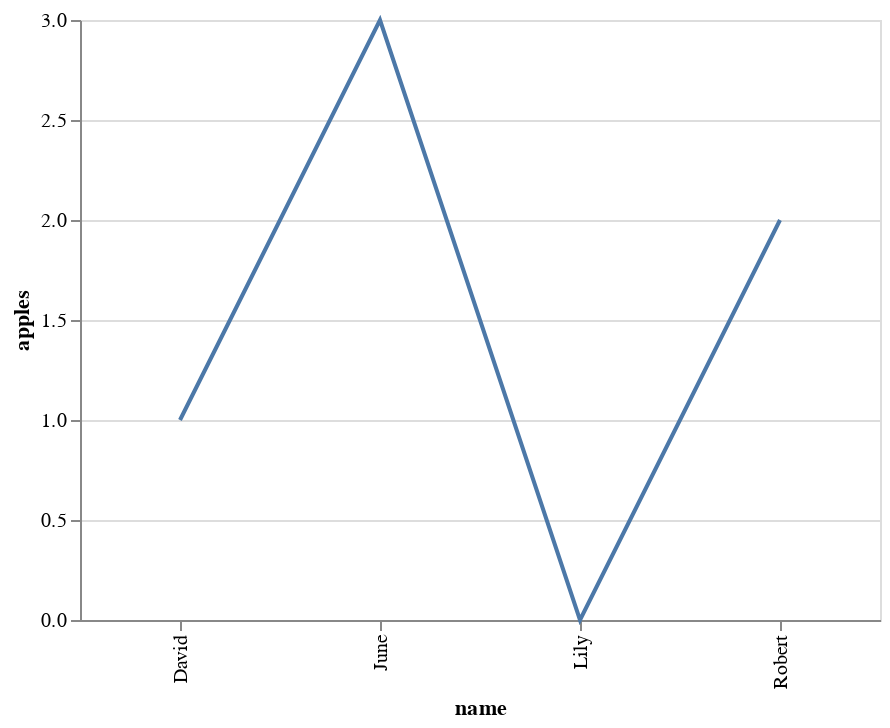

Here is the notebook cell this chart was saved with:
### Code cell
alt.Chart(purchases, width=400).mark_line().encode(x='name', y='apples')

### Figure 1 — Vega-Lite specification as saved in the notebook (floating-point values rounded to 4 significant figures)
{"$schema": "https://vega.github.io/schema/vega-lite/v3.4.0.json", "config": {"mark": {"tooltip": null}, "view": {"height": 300, "width": 400}}, "data": {"name": "data-6a1cf7a95d65bd27e8351f62808fc777"}, "datasets": {"data-6a1cf7a95d65bd27e8351f62808fc777": [{"apples": 3, "name": "June", "oranges": 0}, {"apples": 2, "name": "Robert", "oranges": 3}, {"apples": 0, "name": "Lily", "oranges": 7}, {"apples": 1, "name": "David", "oranges": 2}]}, "encoding": {"x": {"field": "name", "type": "nominal"}, "y": {"field": "apples", "type": "quantitative"}}, "mark": "line", "width": 400}
